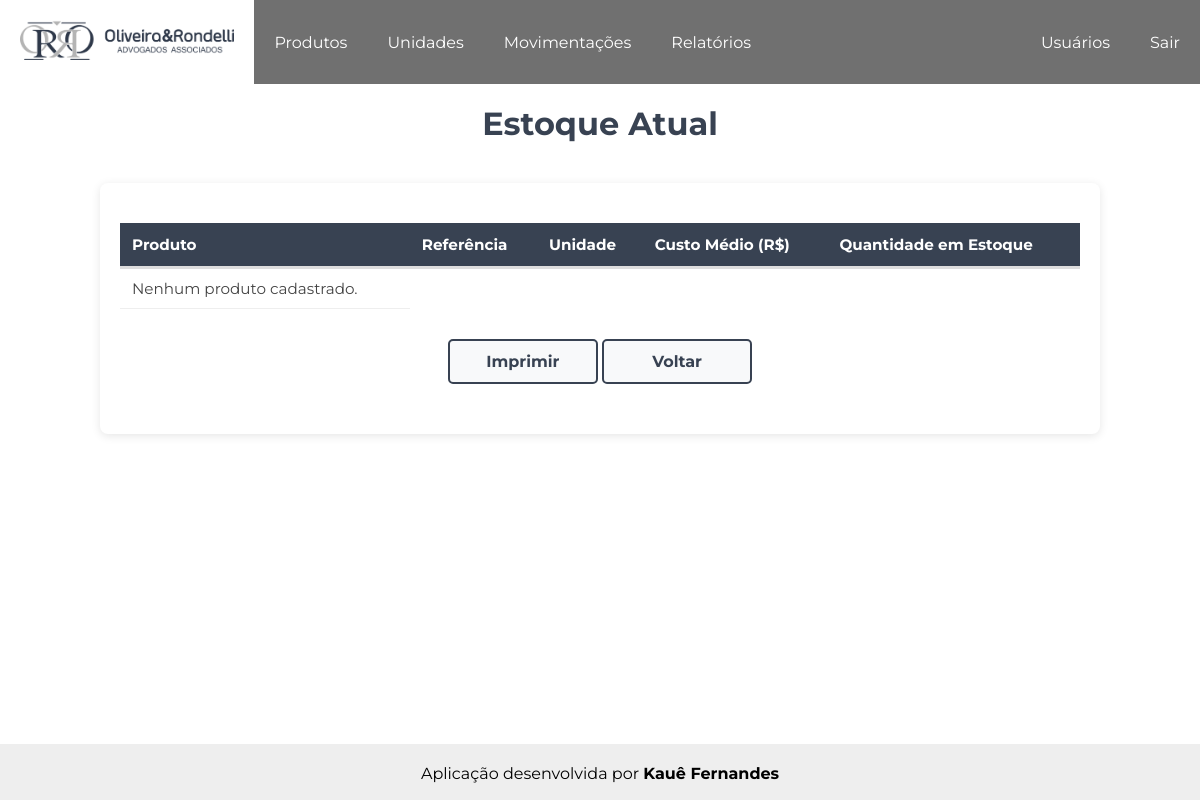
/relatorios/relatorio_estoque (signed in), run on an earlier commit of the app's database.
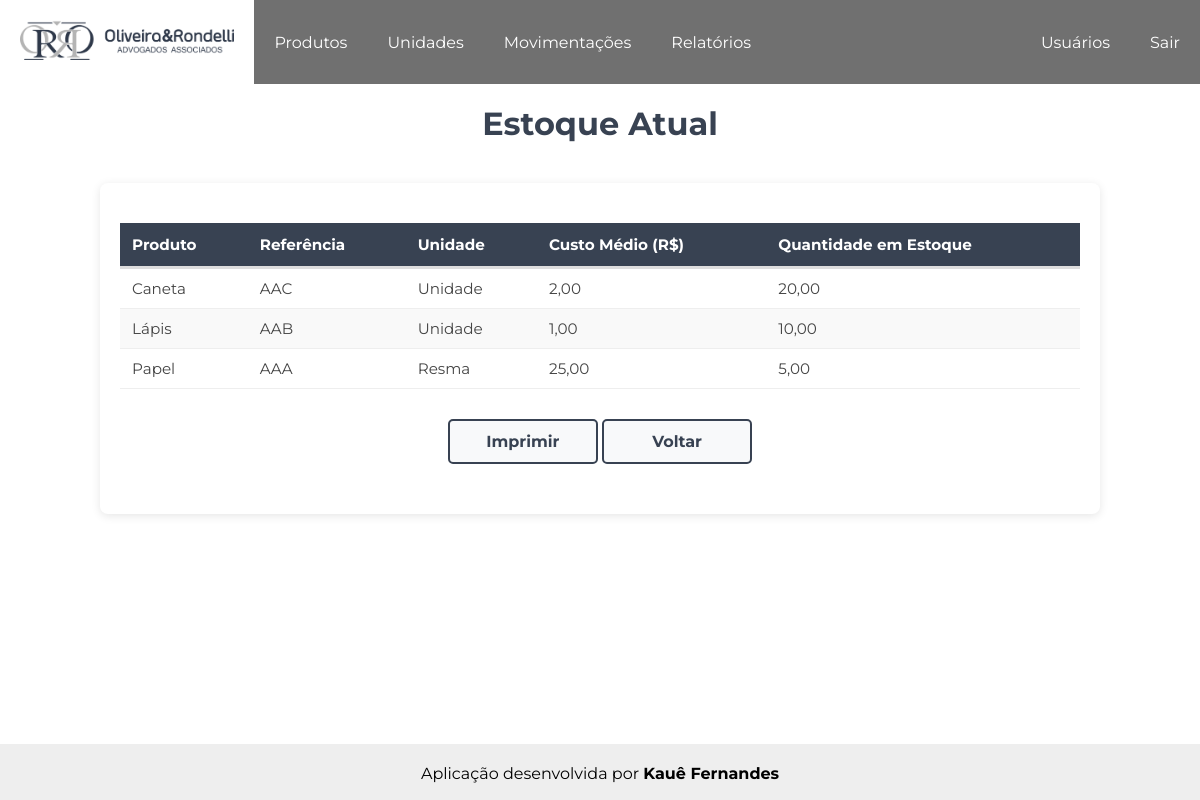
And on a later commit of the database.
### produtos/models.py (models this page shows, shortened)
class Produtos(models.Model):
    pro_referencia = models.CharField('Referência', max_length=20, default='SEM-REF')                                                       # Referência do produto
    pro_descricao = models.TextField('Descrição')                                                                                           # Descrição do produto
    pro_unidade = models.ForeignKey(Unidades, on_delete=models.PROTECT, verbose_name='Unidade', default=1)                                  # Chave estrangeira referenciando a unidade da tabela Unidades
    pro_custo_medio = models.DecimalField('Custo Médio', decimal_places=2, max_digits=10, default=0)                         # Custo médio
    pro_saldo = models.DecimalField('Saldo', decimal_places=2, max_digits=10, default=0)                                                    # Saldo do produto no estoque
    pro_data_adicionada = models.DateTimeField(auto_now_add=True)                                                                            # Data em que o produto foi adicionado
    pro_data_modificado = models.DateTimeField(auto_now=True)                                                                               # Data em que o produto foi modificado
    class Meta:
        verbose_name = 'Produto'
        verbose_name_plural = 'Produtos'
        ordering = ['pro_descricao']

class Unidades(models.Model):
    uni_nome = models.CharField('Nome', max_length=10)                  # Nome da unidade
    uni_sigla = models.CharField('Sigla', max_length=5)                 # Sigla da unidade
    uni_data_adicionada = models.DateTimeField(auto_now_add=True)       # Data em que a unidade foi adicionada
    uni_data_modificado = models.DateTimeField(auto_now=True)           # Data em que a unidade foi modificada
    def __str__(self):
        return self.uni_nome
    class Meta:
        verbose_name = 'Unidade'
        verbose_name_plural = 'Unidades'
        ordering = ['uni_nome']

### relatorios/views.py (the view)
# urls.py: path('relatorio_estoque', views.relatorio_estoque, name='relatorio_estoque'),                       # Adiciona o caminho para a tela do relatório do estoque
@login_required
def relatorio_estoque(request):
    produtos = Produtos.objects.all().order_by('pro_descricao')
    context = {'produtos': produtos}
    return render(request, 'relatorios/relatorio_estoque.html', context)

### relatorios/templates/relatorios/relatorio_estoque.html (shortened to what this page needs)
<!DOCTYPE html>
{% extends "core/base.html" %}
{% load static %}
    {% block extra_css %}
        <link rel="stylesheet" href="{% static 'css/relatorios.css' %}">
    {% endblock %}
    {% block content %}
    <h1>Estoque Atual</h1>
    <div class="container-relatorio">
        <table class="estoque">
            <thead>
                <tr>
                    <th>Produto</th>
                    <th>Referência</th>
                    <th>Unidade</th>
                    <th>Custo Médio (R$)</th>
                    <th>Quantidade em Estoque</th>
                </tr>
            </thead>
            <tbody>
                {% for produto in produtos %}
                <tr>
                    <td>{{ produto.pro_descricao }}</td>
                    <td>{{ produto.pro_referencia }}</td>
                    <td>{{ produto.pro_unidade }}</td>
                    <td>{{ produto.pro_custo_medio|floatformat:2 }}</td>
                    <td>{{ produto.pro_saldo }}</td>
                </tr>
                {% empty %}
                <tr>
                    <td>Nenhum produto cadastrado.</td>
                </tr>
                {% endfor %}
            </tbody>
        </table>
        <div class="container-botao">
            <button class="botao-imprimir" onclick="window.print()">Imprimir</button>
            <a href="{% url 'relatorios' %}"><button class="botao-voltar">Voltar</button></a>
        </div>
    </div>
    {% endblock content %}

What changed in the data, as far as the page shows it:
added Produtos: pro_descricao "Caneta", pro_referencia "AAC", pro_unidade "Unidade", pro_custo_medio "2,00", pro_saldo "20,00"
added Produtos: pro_descricao "Lápis", pro_referencia "AAB", pro_unidade "Unidade", pro_custo_medio "1,00", pro_saldo "10,00"
added Produtos: pro_descricao "Papel", pro_referencia "AAA", pro_unidade "Resma", pro_custo_medio "25,00", pro_saldo "5,00"
Also different on the page:
text no longer shown: "Nenhum produto cadastrado."
